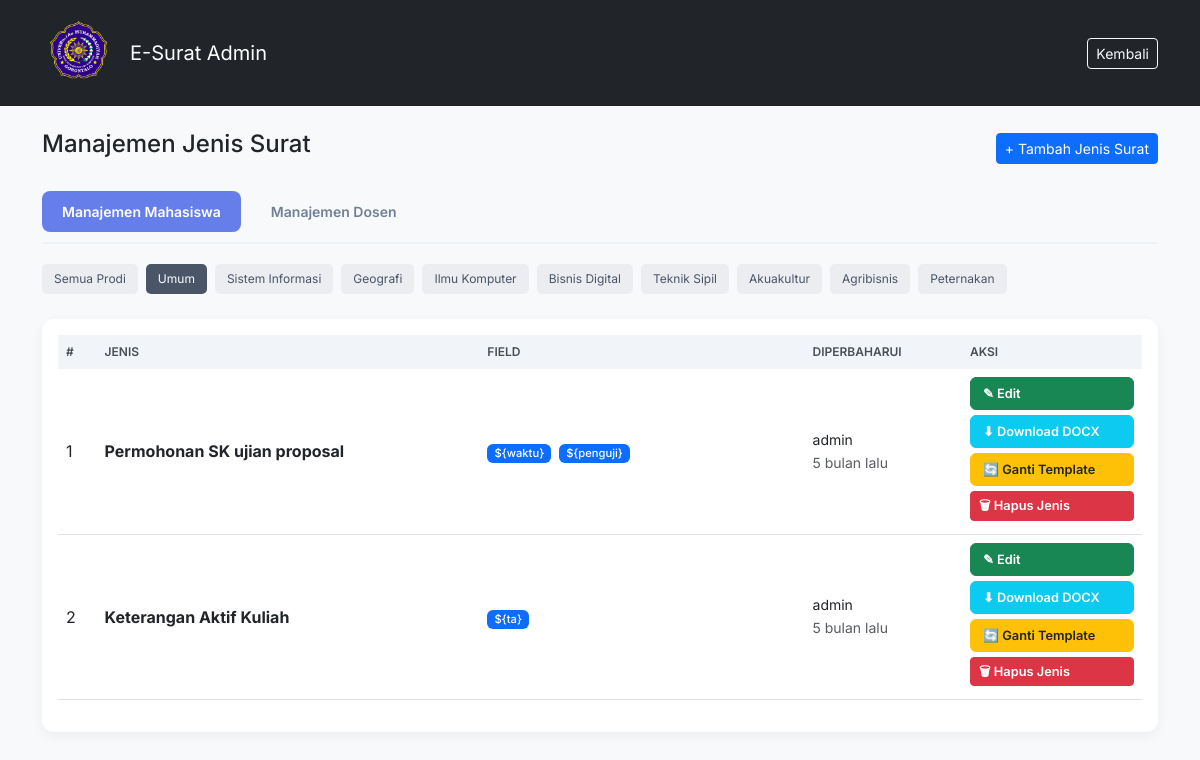
/admin_master_surat.php (signed in), run on the app's committed database.
### tables this page shows
CREATE TABLE IF NOT EXISTS master_surat_jenis (
    id INT AUTO_INCREMENT PRIMARY KEY,
    nama_surat VARCHAR(255) NOT NULL,
    prodi VARCHAR(100) DEFAULT 'Umum',
    format_nomor VARCHAR(255) NOT NULL,
    file_template VARCHAR(255) NOT NULL,
    variabel_tambahan TEXT,
    require_berkas TINYINT(1) DEFAULT 0,
    info_berkas VARCHAR(255) DEFAULT NULL,
    updated_by VARCHAR(100),
    updated_at TIMESTAMP DEFAULT CURRENT_TIMESTAMP ON UPDATE CURRENT_TIMESTAMP
);

### admin_master_surat.php (the view, shortened to what this page needs)
<?php
include 'koneksi.php';
function time_ago($timestamp) {
    $time_ago = strtotime($timestamp);
    $current_time = time();
    $time_difference = $current_time - $time_ago;
    $seconds = $time_difference;
    $minutes = round($seconds / 60);
    $hours   = round($seconds / 3600);
    $days    = round($seconds / 86400);
    $months  = round($seconds / 2629440);
    $years   = round($seconds / 31553280);
    if($seconds <= 60) return "baru saja";
    else if($minutes <= 60) return "$minutes menit lalu";
    else if($hours <= 24) return "$hours jam lalu";
    else if($days <= 30) return "$days hari lalu";
    else if($months <= 12) return "$months bulan lalu";
    else return "$years tahun lalu";
}
$view = isset($_GET['view']) ? $_GET['view'] : 'mahasiswa';
$prodi_active = isset($_GET['prodi']) ? $_GET['prodi'] : 'Umum';
$list_prodi = ['Umum', 'Sistem Informasi', 'Geografi', 'Ilmu Komputer', 'Bisnis Digital', 'Teknik Sipil', 'Akuakultur', 'Agribisnis', 'Peternakan'];
$query = false;
if ($view == 'dosen') {
    $stmt_q = mysqli_prepare($koneksi, "SELECT * FROM master_surat_jenis WHERE prodi = 'Dosen' ORDER BY id ASC");
    if ($stmt_q) { mysqli_stmt_execute($stmt_q); $query = mysqli_stmt_get_result($stmt_q); }
} else {
    if ($prodi_active != 'Semua') {
        $stmt_q = mysqli_prepare($koneksi, "SELECT * FROM master_surat_jenis WHERE prodi = ? ORDER BY id ASC");
        if ($stmt_q) { mysqli_stmt_bind_param($stmt_q, "s", $prodi_active); mysqli_stmt_execute($stmt_q); $query = mysqli_stmt_get_result($stmt_q); }
    } else {
        $stmt_q = mysqli_prepare($koneksi, "SELECT * FROM master_surat_jenis WHERE prodi != 'Dosen' ORDER BY id ASC");
        if ($stmt_q) { mysqli_stmt_execute($stmt_q); $query = mysqli_stmt_get_result($stmt_q); }
    }
}
?>
<!DOCTYPE html>
<html lang="id">
<head>
    <link href="https://cdn.jsdelivr.net/npm/bootstrap@5.3.0/dist/css/bootstrap.min.css" rel="stylesheet">
</head>
<body>
<nav class="navbar navbar-dark bg-dark mb-4">
    <div class="container">
        <a href="dashboard_admin.php" class="navbar-brand d-flex align-items-center">
            <img src="logo/logo.png" alt="Logo" width="80" height="80" class="d-inline-block me-2">
            E-Surat Admin
        </a>
        <a href="dashboard_admin.php" class="btn btn-outline-light btn-sm">Kembali</a>
    </div>
</nav>
<div class="container pb-5">
    <div class="d-flex justify-content-between align-items-center mb-4">
        <h4>Manajemen Jenis Surat</h4>
        <button class="btn btn-primary btn-sm" data-bs-toggle="modal" data-bs-target="#tambahModal">+ Tambah Jenis Surat</button>
    </div>
    <div class="nav-tabs">
        <div class="tab-links">
            <a href="admin_master_surat.php?view=mahasiswa" class="<?= $view=='mahasiswa'?'active':'' ?>">Manajemen Mahasiswa</a>
            <a href="admin_master_surat.php?view=dosen" class="<?= $view=='dosen'?'active':'' ?>">Manajemen Dosen</a>
        </div>
    </div>
    <?php if($view == 'mahasiswa'): ?>
    <div class="prodi-filter">
        <a href="admin_master_surat.php?view=mahasiswa&prodi=Semua" class="<?= $prodi_active=='Semua'?'active':'' ?>">Semua Prodi</a>
        <?php foreach($list_prodi as $p): ?>
            <a href="admin_master_surat.php?view=mahasiswa&prodi=<?= urlencode($p) ?>" class="<?= $prodi_active==$p?'active':'' ?>"><?= $p ?></a>
        <?php endforeach; ?>
    </div>
    <?php endif; ?>
    <div class="card p-3">
        <div class="table-responsive">
            <table class="table table-hover align-middle">
                <thead>
                    <tr>
                        <th>#</th>
                        <th>Jenis</th>
                        <th style="width: 30%;">Field</th>
                        <th>Diperbaharui</th>
                        <th style="width: 180px;">Aksi</th>
                    </tr>
                </thead>
                <tbody>
                    <?php $no=1; if ($query) while($row = mysqli_fetch_assoc($query)): ?>
                    <tr>
                        <td><?= $no++; ?></td>
                        <td>
                            <div class="fw-bold"><?= htmlspecialchars($row['nama_surat']) ?></div>
                        </td>
                        <td>
                            <?php if(!empty($row['variabel_tambahan']) || $row['require_berkas']): ?>
                                <?php foreach(explode(',', $row['variabel_tambahan']) as $vt): ?>
                                    <span class="badge bg-primary badge-variable"><?= trim($vt) ?></span>
                                <?php endforeach; ?>
                            <?php else: ?>
                                <small class="text-muted">-</small>
                            <?php endif; ?>
                        </td>
                        <td>
                            <small class="d-block text-dark"><?= htmlspecialchars($row['updated_by']) ?></small>
                            <small class="text-muted"><?= time_ago($row['updated_at']) ?></small>
                        </td>
                        <td class="btn-stack">
                            <a href="edit_master_surat.php?id=<?= (int)$row['id'] ?>" class="btn btn-success">✎ Edit</a>
                            <a href="templates/<?= htmlspecialchars(basename($row['file_template']), ENT_QUOTES, 'UTF-8') ?>" class="btn btn-info text-white" download>⬇ Download DOCX</a>
                            <button class="btn btn-warning text-dark"
                                    onclick="openUploadModal(<?= (int)$row['id'] ?>, '<?= htmlspecialchars($row['nama_surat'], ENT_QUOTES, 'UTF-8') ?>')">
                                🔄 Ganti Template
                            </button>
                            <form action="proses_master_surat.php" method="POST" onsubmit="return confirm('Yakin ingin menghapus jenis surat ini?');" style="display:inline;">
                                <button type="submit" class="btn btn-danger btn-sm mt-1" style="width: 100%; text-align: left;">🗑 Hapus Jenis</button>
                            </form>
                        </td>
                    </tr>
                    <?php endwhile; ?>
                </tbody>
            </table>
        </div>
    </div>
</div>
</body>
</html>

### admin_master_surat.php (style rules this page uses)
body { font-family: 'Inter', sans-serif; background-color: #f8f9fa; }
.card { border: none; border-radius: 12px; box-shadow: 0 4px 12px rgba(0,0,0,0.05); }
.table thead th { background-color: #f1f4f8; color: #495057; font-weight: 600; text-transform: uppercase; font-size: 0.75rem; border: none; }
.badge-variable { font-size: 0.7rem; font-weight: 500; margin-right: 3px; }
.btn-stack .btn { display: block; width: 100%; margin-bottom: 5px; font-size: 0.8rem; font-weight: 600; text-align: left; }
.nav-tabs { display: flex; justify-content: space-between; align-items: center; margin-bottom: 20px; border-bottom: 2px solid #edf2f7; padding-bottom: 10px; }
.tab-links { display: flex; gap: 10px; }
.tab-links a { padding: 10px 20px; text-decoration: none; color: #718096; border-radius: 8px; font-weight: 600; transition: 0.3s; font-size: 14px; }
.tab-links a.active { background: #667eea; color: white; }
.prodi-filter { display: flex; flex-wrap: wrap; gap: 8px; margin-bottom: 25px; }
.prodi-filter a { font-size: 12px; padding: 6px 12px; background: #ebedf0; color: #4a5568; text-decoration: none; border-radius: 5px; }
.prodi-filter a.active { background: #4a5568; color: white; }

### data on the page
master_surat_jenis: nama_surat "Permohonan SK ujian proposal", variabel_tambahan "${waktu}", variabel_tambahan "${penguji}", updated_by "admin", updated_at "5 bulan lalu"
master_surat_jenis: nama_surat "Keterangan Aktif Kuliah", variabel_tambahan "${ta}", updated_by "admin", updated_at "5 bulan lalu"

### other printed values
$p "Umum"
$p "Sistem Informasi"
$p "Geografi"
$p "Ilmu Komputer"
$p "Bisnis Digital"
$p "Teknik Sipil"
$p "Akuakultur"
$p "Agribisnis"
$p "Peternakan"
